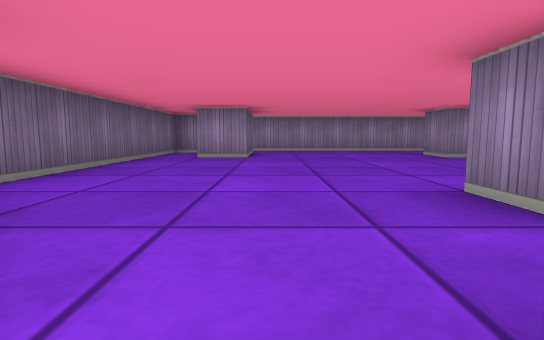
[1] (above)

23 first-person views from a walk through a cub3D maze. The camera is about half as high as the walls, tilts 6° down and sees 80° across. The floor is counted in squares. Each view is taken from the middle of a square. On the plan, view 1 faces up. The plan holds only what a view shows up to about 9 squares ahead; the rest is blank.

[2]
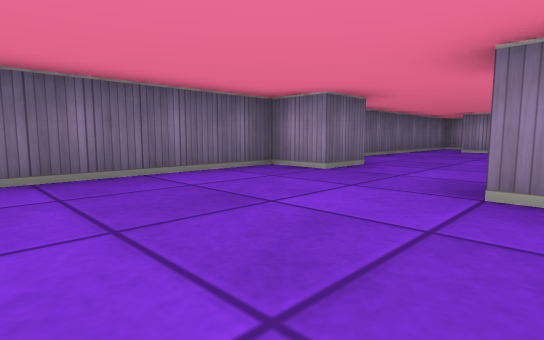

[3]
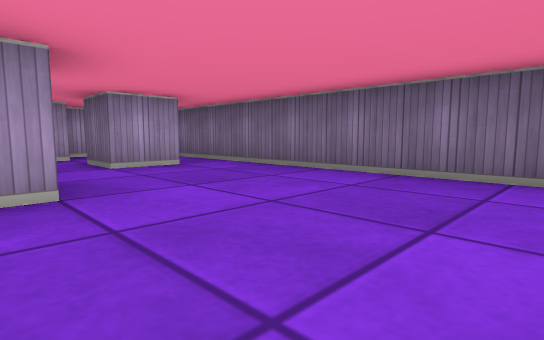

[4]
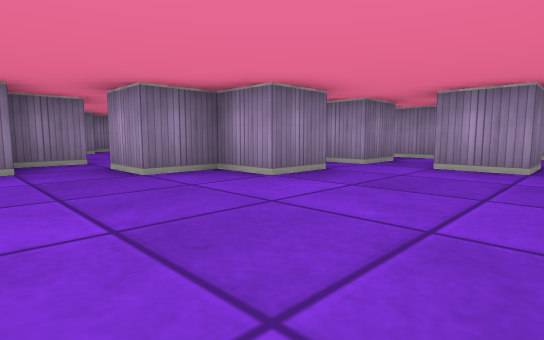

[5]
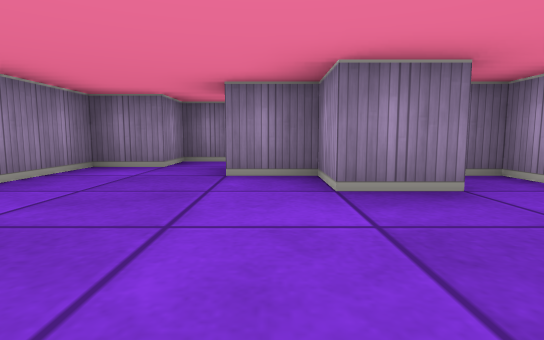

[6]
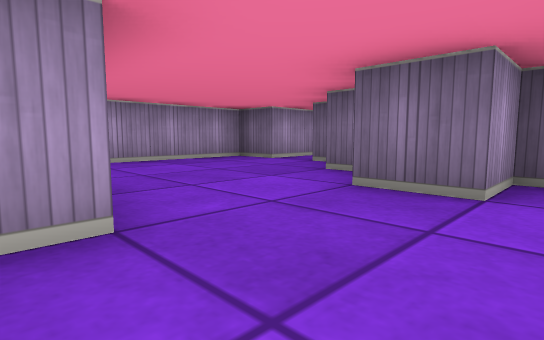

[7]
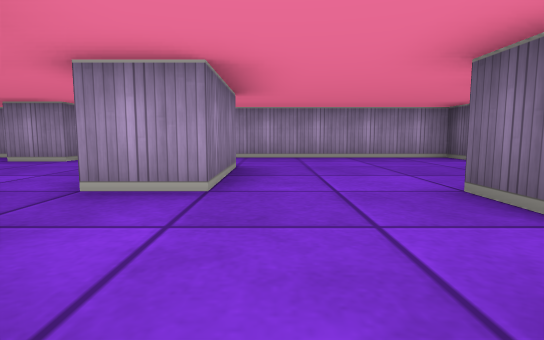

[8]
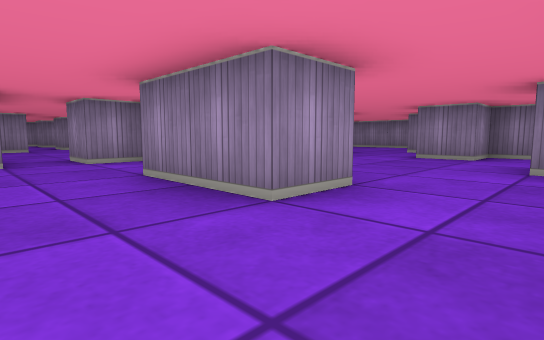

[9]
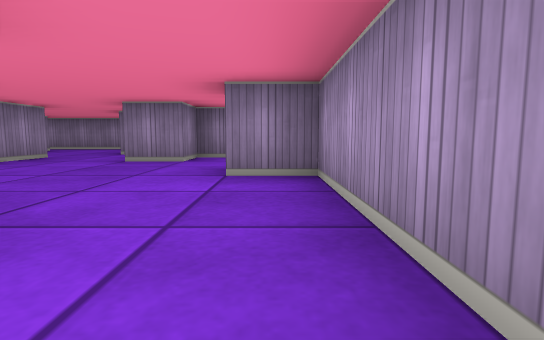

[10]
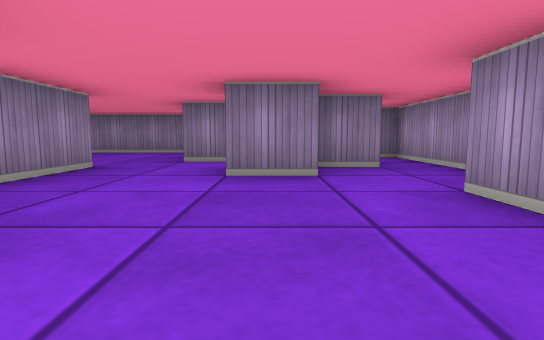

[11]
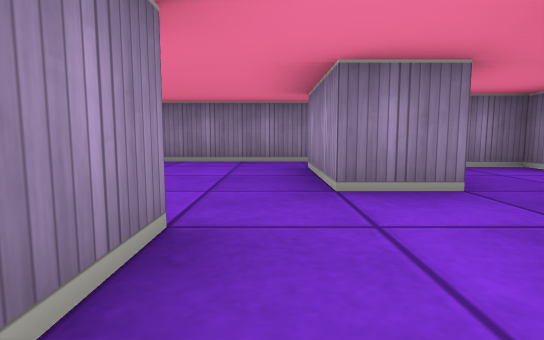

[12]
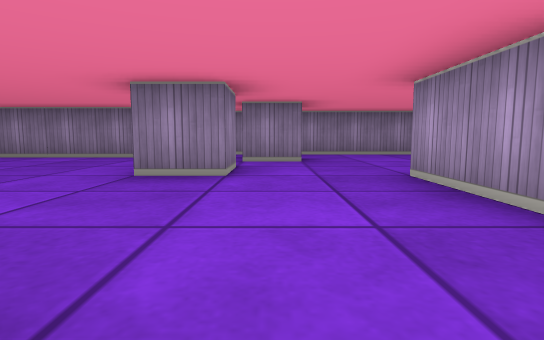

[13]
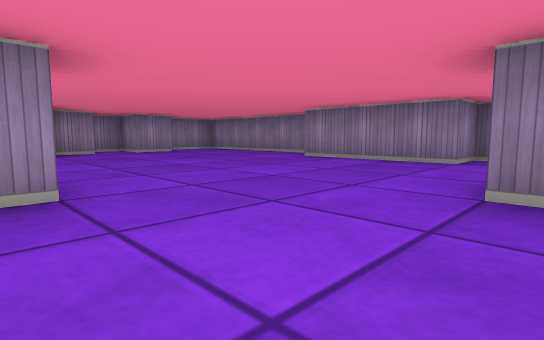

[14]
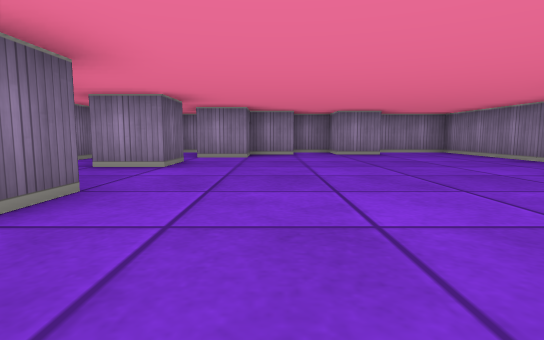

[15]
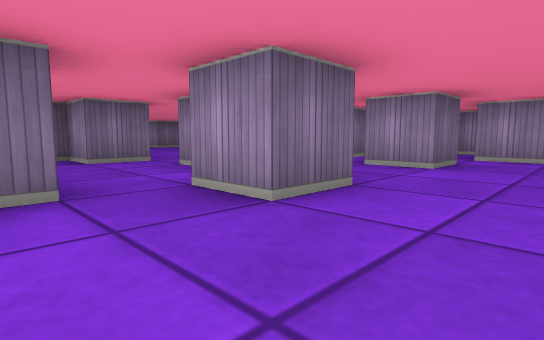

[16]
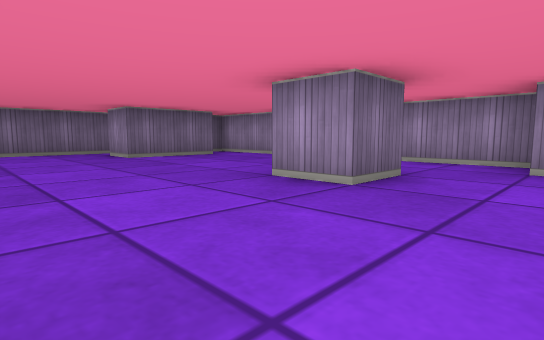

[17]
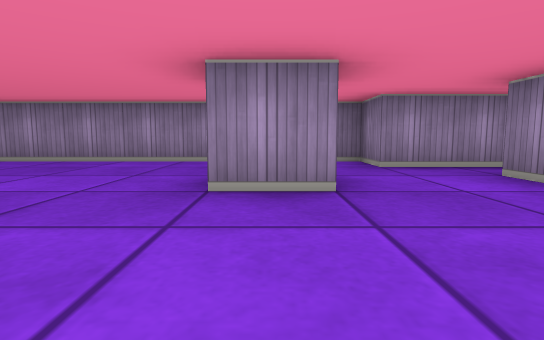

[18]
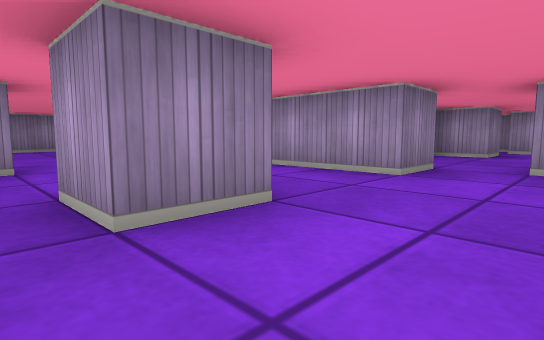

[19]
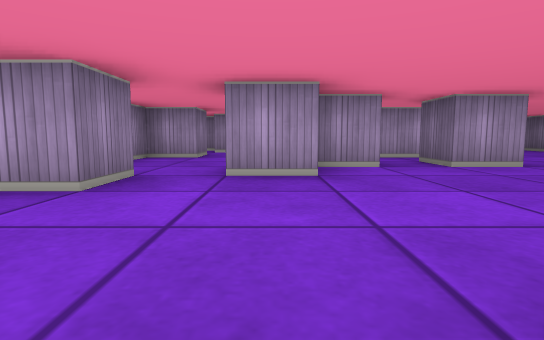

[20]
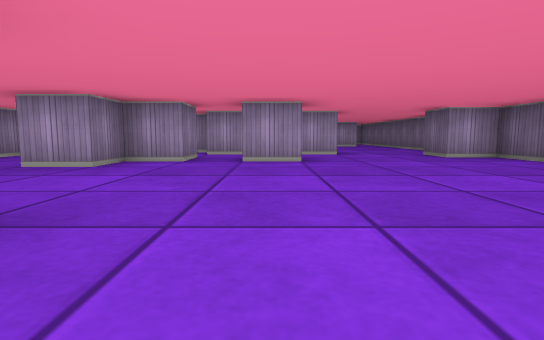

[21]
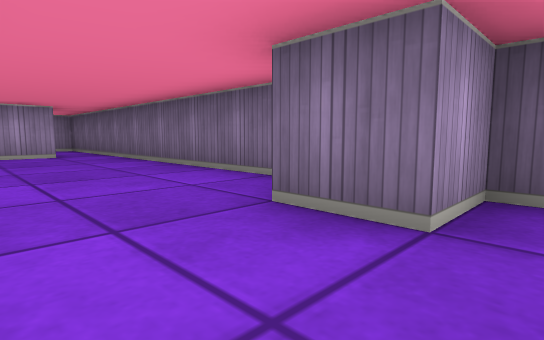

[22]
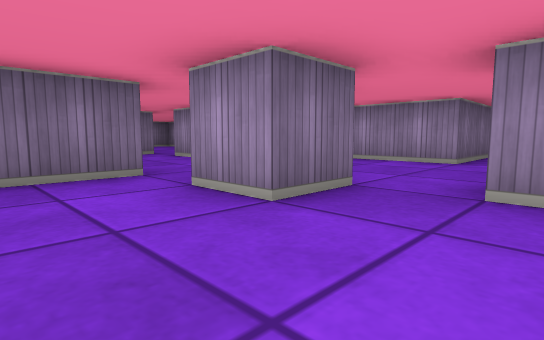

[23]
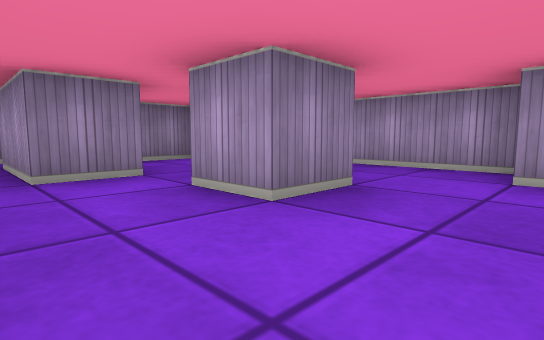

### Floor plan
Key: @ floor where view 1 was taken; # wall or solid block; . floor.
Columns run from 3 left of view 1 to 16 right of it. Each row starts with its distance up from view 1.
 10   ########  ########
  9 ###......## .##.#..#
  8 #.#..........#.....#
  7 #.#....#..#........#
  6 #...........#......#
  5 #..................#
  4 #.........###.....##
  3 #......##...#.....#
  2 #....#.#..........##
  1 ##.........#.......#
  0 #..@###...##...#...#
 -1 #.....##.........#.#
 -2 #......#.##........#
 -3 #....#....##.##....#
 -4 #...###....#.......#
 -5 #...##...#......####
 -6 #.#.#....#....##..#
 -7 #..............#..#
 -8 #..##.......#....##
 -9 ##################

Where each view was taken, in squares from view 1:
view 1: 0 up, 0 right, facing up
view 2: 3 down, 1 right, facing up-left
view 3: 1 down, 1 right, facing down-left
view 4: 1 down, 2 left, facing down-right
view 5: 3 down, 2 left, facing right
view 6: 3 down, 6 right, facing down-left
view 7: 2 down, 5 right, facing down
view 8: 8 down, 4 right, facing up-right
view 9: 8 down, 5 right, facing right
view 10: 6 down, 7 right, facing right
view 11: 4 down, 10 right, facing right
view 12: 1 down, 8 right, facing right
view 13: 0 up, 9 right, facing up-right
view 14: 1 up, 11 right, facing up
view 15: 1 up, 11 right, facing up-left
view 16: 4 up, 6 right, facing up-left
view 17: 4 up, 4 right, facing up
view 18: 8 up, 5 right, facing down-right
view 19: 7 up, 5 right, facing down
view 20: 8 up, 2 right, facing down
view 21: 2 up, 0 right, facing down-left
view 22: 6 down, 10 right, facing up-left
view 23: 4 down, 9 right, facing down-right
